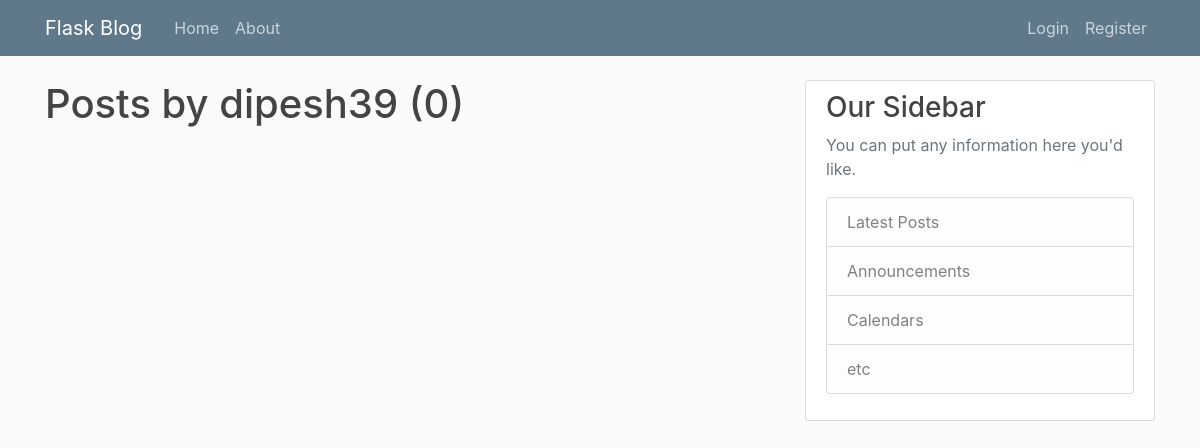
/user/dipesh39, run on an earlier commit of the app's database.
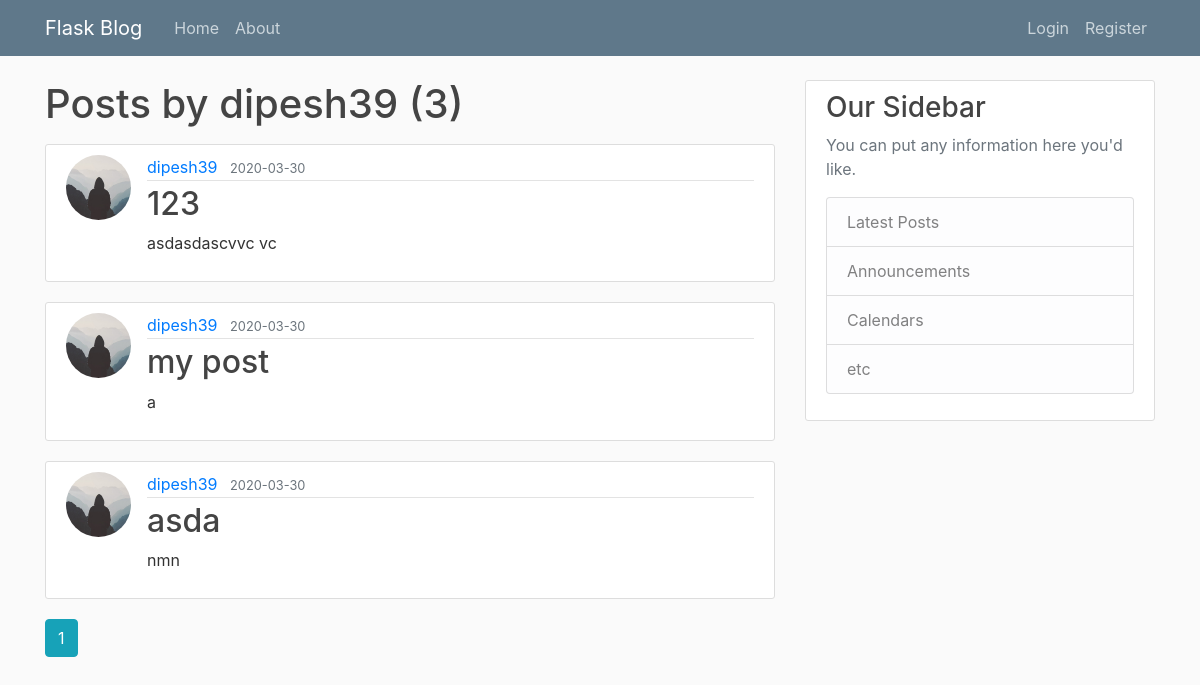
And on a later commit of the database.
### flaskblog/models.py (models this page shows, shortened)
class User(db.Model, UserMixin):
    id = db.Column(db.Integer, primary_key=True)
    username = db.Column(db.String(20), unique=True, nullable=False)
    email = db.Column(db.String(120), unique=True, nullable=False)
    image_file = db.Column(db.String(20), nullable=False, default= 'default.jpg')
    password = db.Column(db.String(60),nullable=False)
    posts = db.relationship('Post',backref='author', lazy=True)

class Post(db.Model):
    id = db.Column(db.Integer, primary_key=True)
    title = db.Column(db.String(100), nullable=False)
    date_posted = db.Column(db.DateTime, nullable=False, default=datetime.utcnow)
    content = db.Column(db.Text, nullable=False)
    user_id = db.Column(db.Integer, db.ForeignKey('user.id'),nullable=False)

### flaskblog/routes.py (the view)
@app.route('/user/<string:username>')
def user_post(username):
    page = request.args.get('page',1, type = int)
    user = User.query.filter_by(username=username).first_or_404()
    posts = Post.query.filter_by(author=user)\
            .order_by(Post.date_posted.desc())\
            .paginate(page=page,per_page=5)
    return render_template('user_post.html', posts=posts,user=user)

### flaskblog/templates/user_post.html
{% extends "layout.html" %}
{% block content %}
<h1 class="mb-3">Posts by {{ user.username }} ({{ posts.total }})</h1>
{% for post in posts.items %}
<article class="media content-section">
    <img class="rounded-circle article-img"
        src="{{ url_for('static', filename='profile_pics/' + post.author.image_file) }}">
    <div class="media-body">
        <div class="article-metadata">
            <a class="mr-2"
                href="{{ url_for('user_post', username=post.author.username) }}">{{ post.author.username }}</a>
            <small class="text-muted">{{ post.date_posted.strftime('%Y-%m-%d') }}</small>
        </div>
        <h2><a class="article-title" href="{{ url_for('post', post_id=post.id) }}">{{ post.title }}</a></h2>
        <p class="article-content">{{ post.content }}</p>
    </div>
</article>
{% endfor %}
{% for page_num in posts.iter_pages(left_edge=1, right_edge=1, left_current=1, right_current=2) %}
{% if page_num %}
{% if posts.page == page_num %}
<a class="btn btn-info mb-4"
    href="{{ url_for('user_post', username=user.username, page=page_num) }}">{{ page_num }}</a>
{% else %}
<a class="btn btn-outline-info mb-4"
    href="{{ url_for('user_post', username=user.username, page=page_num) }}">{{ page_num }}</a>
{% endif %}
{% else %}
...
{% endif %}
{% endfor %}
{% endblock content %}

### flaskblog/templates/layout.html (shortened to what this page needs)
<!DOCTYPE html>
<html lang="en">
<head>
    <link rel="stylesheet" href="https://stackpath.bootstrapcdn.com/bootstrap/4.4.1/css/bootstrap.min.css"
>
    <link rel="stylesheet" type="text/css" href="{{url_for('static', filename='main.css')}}">
</head>
<body>
    <header class="site-header">
        <nav class="navbar navbar-expand-md navbar-dark bg-steel fixed-top">
            <div class="container">
                <a class="navbar-brand mr-4" href="/">Flask Blog</a>
                <div class="collapse navbar-collapse" id="navbarToggle">
                    <div class="navbar-nav mr-auto">
                        <a class="nav-item nav-link" href="{{url_for('home')}}">Home</a>
                        <a class="nav-item nav-link" href="{{url_for('about')}}">About</a>
                    </div>
                    <div class="navbar-nav">
                        {% if current_user.is_authenticated %}
                        <a class="nav-item nav-link" href="{{url_for('new_post')}}">New Post</a>
                        <a class="nav-item nav-link" href="{{url_for('account')}}">Account</a>
                        <a class="nav-item nav-link" href="{{url_for('logout')}}">Logout</a>
                        {% else %}
                        <a class="nav-item nav-link" href="{{url_for('login')}}">Login</a>
                        <a class="nav-item nav-link" href="{{url_for('register')}}">Register</a>
                        {% endif %}
                    </div>
                </div>
            </div>
        </nav>
    </header>
    <main role="main" class="container">
        <div class="row">
            <div class="col-md-8">
                {% block content %}{% endblock %}
            </div>
            <div class="col-md-4">
                <div class="content-section">
                    <h3>Our Sidebar</h3>
                    <p class='text-muted'>You can put any information here you'd like.
                        <ul class="list-group">
                            <li class="list-group-item list-group-item-light">Latest Posts</li>
                            <li class="list-group-item list-group-item-light">Announcements</li>
                            <li class="list-group-item list-group-item-light">Calendars</li>
                            <li class="list-group-item list-group-item-light">etc</li>
                        </ul>
                    </p>
                </div>
            </div>
        </div>
    </main>
</body>
</html>

### flaskblog/static/main.css (style rules this page uses)
body { background: #fafafa; color: #333333; margin-top: 5rem; }
h1, h2, h3, h4, h5, h6 { color: #444444; }
.bg-steel { background-color: #5f788a; }
.site-header .navbar-nav .nav-link { color: #cbd5db; }
.content-section { background: #ffffff; padding: 10px 20px; border: 1px solid #dddddd; border-radius: 3px; margin-bottom: 20px; }
.article-title { color: #444444; }
.article-content { white-space: pre-line; }
.article-img { height: 65px; width: 65px; margin-right: 16px; }
.article-metadata { padding-bottom: 1px; margin-bottom: 4px; border-bottom: 1px solid #e3e3e3 }

What changed in the data, as far as the page shows it:
added Post: image_file (placeholder picture), author.username "dipesh39", date_posted "2020-03-30", title "123", content "asdasdascvvc vc"
added Post: image_file (placeholder picture), author.username "dipesh39", date_posted "2020-03-30", title "my post", content "a"
added Post: image_file (placeholder picture), author.username "dipesh39", date_posted "2020-03-30", title "asda", content "nmn"
Also different on the page:
{{ posts.total }}: "0" → "3"
new list line: "1"
